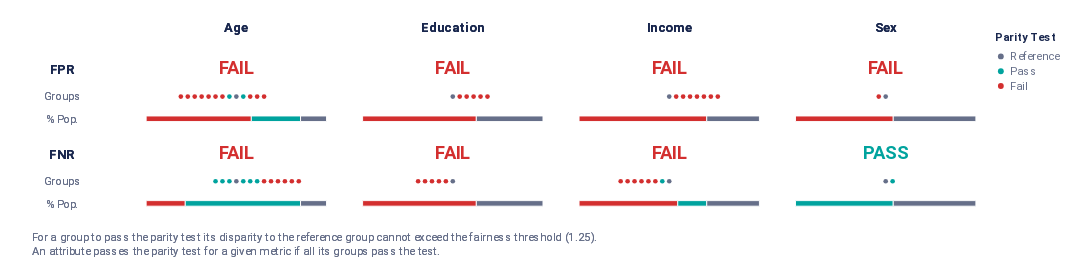

Notebook code for this chart:
### Code cell
# drop age, education, income columns to see if bias is removed
from sklearn.metrics import classification_report
from sklearn.metrics import confusion_matrix

columns_to_drop = ["Age_0_to_4", "Age_4_to_9", "Age_10_to_15"]

df_original = X_balanced1.copy()

# Drop suspected biased column
df_without_age = X_balanced1.drop(columns_to_drop, axis=1)

original_predictions = model.predict(df_original)

# rebuild model with resampled data and age removed
# Split the data into training and testing sets
X_train, X_test, y_train, y_test = train_test_split(df_without_age, y_balanced, test_size=0.2, random_state=1)

# Build Logistic Regression model
model_no_age = LogisticRegression(max_iter=1000)

# Fit model on training data
model_no_age.fit(X_train, y_train)

# Predictions on training data
y_train_pred = model_no_age.predict(X_train)

# Count the number of correct predictions for training data
num_correct_train = sum(y_train == y_train_pred)

# Calculate accuracy for training data
train_accuracy = num_correct_train / len(y_train)
print("Training Accuracy (without Age):", train_accuracy)

# Predictions on testing data
y_test_pred = model_no_age.predict(X_test)

# Count the number of correct predictions for testing data
num_correct_test = sum(y_test == y_test_pred)

# Calculate accuracy for testing data
test_accuracy = num_correct_test / len(y_test)
print("Testing Accuracy (without Age):", test_accuracy)

modified_predictions = model_no_age.predict(df_without_age)

# Compute classification reports for both sets of predictions
original_classification_report = classification_report(y_balanced1, original_predictions)
modified_classification_report = classification_report(y_balanced1, modified_predictions)

# Print the classification reports to compare
print("Classification Report Before Dropping the Age Column:")
print(original_classification_report)
print("\nClassification Report After Dropping the Age Column:")
print(modified_classification_report)

changed_labels = np.sum(np.abs(original_predictions - modified_predictions))
changed_labels

# Calculate confusion matrix after removing
conf_matrix = confusion_matrix(y_test, y_test_pred)
print("Confusion Matrix:")
print(conf_matrix)

df_audit = balanced_df[['Age', 'Education', 'Income', 'Sex']].copy()

df_audit['Age'] = df_audit['Age'].astype(str)
df_audit['Education'] = df_audit['Education'].astype(str)
df_audit['Income'] = df_audit['Income'].astype(str)
df_audit['Sex'] = df_audit['Sex'].astype(str)

df_audit['Age'] = df_audit['Age'].replace({'1': '18-24', '2': '25-29', '3': '30-34', '4': '35-39', '5': '40-44',
                                           '6': '45-49', '7': '50-54', '8': '55-59', '9': '60-64', '10': '65-69',
                                           '11': '70-74', '12': '75-79', '13': '80 or older'})
df_audit['Education'] = df_audit['Education'].replace({'1': 'Never attended school', '2': 'Elementary',
                                                       '3': 'Some High School', '4': 'High School graduate', '5': 'Some College',
                                                       '6': 'College graduate'})
df_audit['Income'] = df_audit['Income'].replace({'1': 'Below 10k', '2': '10k to 15k', '3': '15k to 20k', '4': '20k to 25k',
                                                 '5': '25k to 35k', '6': '35k to 50k', '7': '50k to 75k', '8': '75k or more'})
df_audit['Sex'] = df_audit['Sex'].replace({'0': 'Female', '1': 'Male'})
df_audit['label_value'] = y_balanced1
df_audit['score'] = modified_predictions

# Redefine reference groups
audit = Audit(df_audit, label_column = 'label_value', reference_groups = {'Age':'60-64', 'Education':'College graduate',
                                                                          'Income':'75k or more', 'Sex': 'Male'})
audit.audit(bias_args={
    "alpha": 0.05,
    "check_significance": True,
    "mask_significance": True
})
audit.summary_plot(metrics = ['fpr', 'fnr'], fairness_threshold = 1.25)
